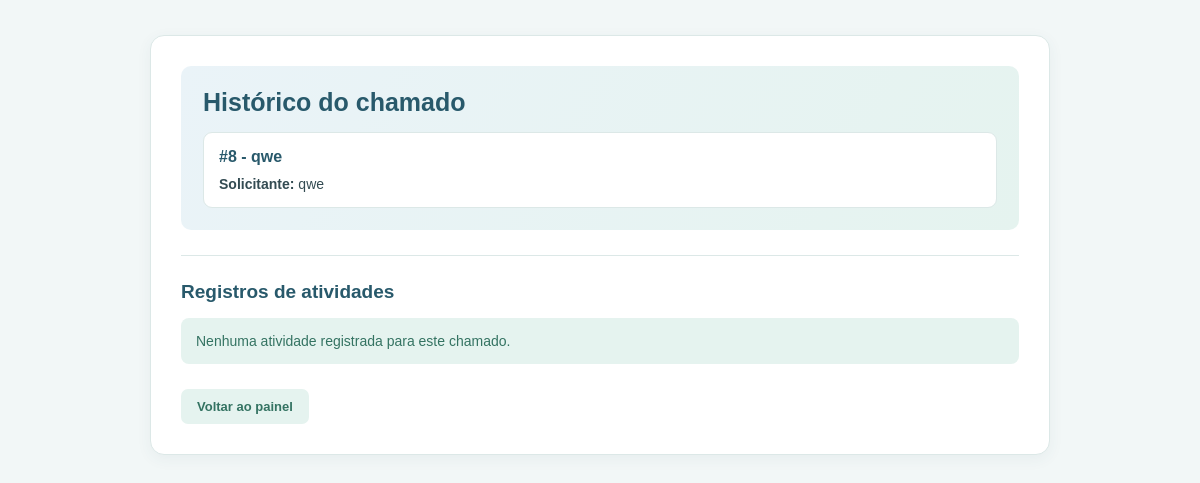
Page /historico/8 on the earlier database version.
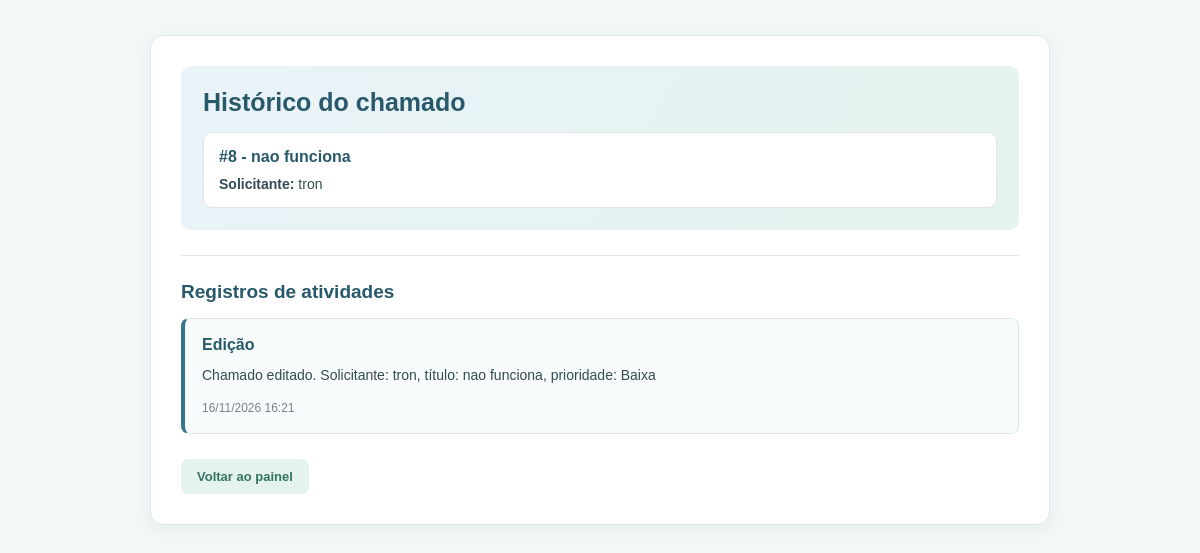
Same page on the later database version.
### tables this page shows
CREATE TABLE chamados (
            id INTEGER PRIMARY KEY AUTOINCREMENT,
            solicitante TEXT NOT NULL,
            titulo TEXT NOT NULL,
            descricao TEXT NOT NULL,
            prioridade TEXT NOT NULL,
            status TEXT DEFAULT 'Aberto'
        , data_abertura TEXT);

CREATE TABLE historico (
            id INTEGER PRIMARY KEY AUTOINCREMENT,
            chamado_id INTEGER,
            acao TEXT NOT NULL,
            descricao TEXT NOT NULL,
            data_hora TEXT NOT NULL
        );

### app.py (the view)
@app.route("/historico/<int:id>")
def historico(id):
    banco = conectar()
    chamado = banco.execute(
        "SELECT * FROM chamados WHERE id = ?",
        (id,)
    ).fetchone()
    if chamado is None:
        banco.close()
        return "Chamado não encontrado", 404
    registros = banco.execute("""
        SELECT * FROM historico
        WHERE chamado_id = ?
        ORDER BY id DESC
    """, (id,)).fetchall()
    banco.close()
    return render_template(
        "historico.html",
        chamado=chamado,
        registros=registros
    )

### app.py (called while the page is built)
def conectar():
    return sqlite3.connect("database.db")

### templates/historico.html (shortened to what this page needs)
<!DOCTYPE html>
<html lang="pt-br">
<head>
</head>
<body>
    <div class="container">
        <div class="cabecalho">
            <h1>Histórico do chamado</h1>
            <div class="identificacao">
                <h3>#{{ chamado[0] }} - {{ chamado[2] }}</h3>
                <p>
                    <b>Solicitante:</b> {{ chamado[1] }}
                </p>
            </div>
        </div>
        <hr class="separador">
        <h2>Registros de atividades</h2>
        {% for registro in registros %}
            <div class="registro">
                <h3>{{ registro[2] }}</h3>
                <p>{{ registro[3] }}</p>
                <span class="data">
                    {{ registro[4] }}
                </span>
            </div>
        {% else %}
            <div class="vazio">
                Nenhuma atividade registrada para este chamado.
            </div>
        {% endfor %}
        <div class="acoes">
            <a href="/" class="botao">Voltar ao painel</a>
        </div>
    </div>
</body>
</html>

Differences in the rows shown:
changed chamados id 8: titulo "qwe" → "nao funciona"; solicitante "qwe" → "tron"
added historico: acao "Edição", descricao "Chamado editado. Solicitante: tron, título: nao funciona, prioridade: Baixa", data_hora "16/11/2026 16:21"
Other differences:
text no longer shown: "Nenhuma atividade registrada para este chamado."
